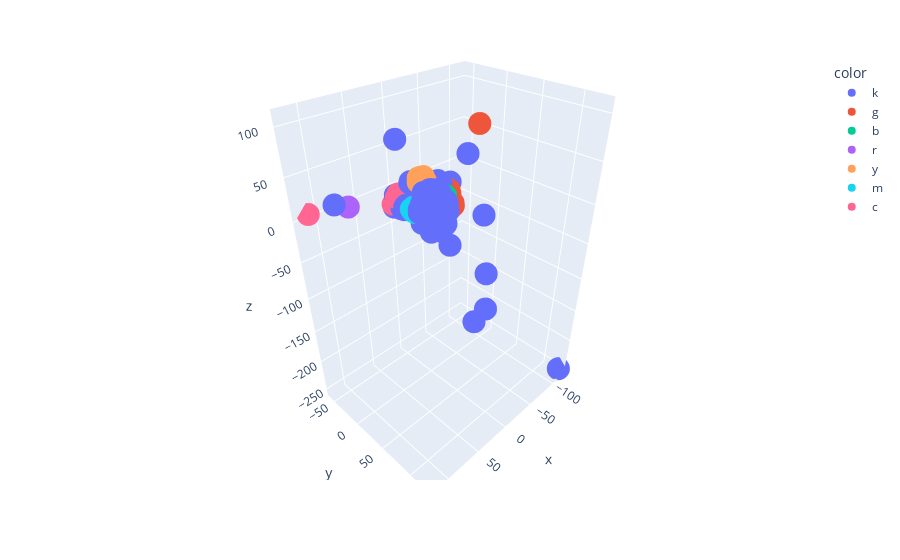

Notebook code cell kept with this figure:
### Code cell
# plot using tsne 
X_embedded  = TSNE(n_components=3, perplexity=10,random_state=24).fit_transform( X )
colors = np.array([x for x in 'bgrcmykbgrcmykbgrcmykbgrcmyk'])
fig = px.scatter_3d(x=X_embedded [:,0],y=X_embedded [:,1],z=X_embedded [:,2],color=colors[optics_clustering.labels_])
fig.show()

### Figure 1 — Plotly figure (JSON) as saved in the notebook; plotly's stock layout.template omitted (floating-point values rounded to 4 significant figures; data arrays with more than 128 entries replaced by an {"elided": "..."} marker saying what was removed)
{"data": [{"hovertemplate": "color=k<br>x=%{x}<br>y=%{y}<br>z=%{z}<extra></extra>", "legendgroup": "k", "marker": {"color": "#636efa", "symbol": "circle"}, "mode": "markers", "name": "k", "scene": "scene", "showlegend": true, "type": "scatter3d", "x": {"elided": "310 float values"}, "y": {"elided": "310 float values"}, "z": {"elided": "310 float values"}}, {"hovertemplate": "color=g<br>x=%{x}<br>y=%{y}<br>z=%{z}<extra></extra>", "legendgroup": "g", "marker": {"color": "#EF553B", "symbol": "circle"}, "mode": "markers", "name": "g", "scene": "scene", "showlegend": true, "type": "scatter3d", "x": [-19.48, -28.93, -22.02, -20.11, -23.49, -24.68, -24.26, -20.09, -16.78, -24.24, -23.21, -17.82, -25.1, -21.78, -21.88, -23.6, -2.221, -24.13, -16.63, -23.16, -21.89, -21.65, -27.26, -18.17, -22.74, -17.73, -21.71, -15.22, -16.53, -25.12, -14.25, -23.4, -14.43, -22.33], "y": [14.27, 11.62, 14.9, 6.114, 14.16, 11.8, 10.03, 20.72, 12.87, 11.84, 8.025, 15.2, 8.692, 11.47, 18.8, 10.02, 70.9, 8.067, 19.54, 12.48, 11.26, 14.59, 6.71, 6.991, 8.238, 18.99, 16.57, 14.13, 6.779, 10.47, 7.293, 12.11, 13.05, 7.97], "z": [4.158, -6.612, -5.201, 5.529, -2.651, -1.357, 10.56, -2.83, 5.041, -6.008, -5.955, -3.265, -3.09, -2.08, -4.523, 0.7808, 105.2, 8.126, -5.789, 3.103, 10.86, 1.435, -4.912, 7.289, 3.703, -2.434, -2.707, 7.165, 13.66, 4.012, 9.696, 7.224, 10.43, 10.3]}, {"hovertemplate": "color=b<br>x=%{x}<br>y=%{y}<br>z=%{z}<extra></extra>", "legendgroup": "b", "marker": {"color": "#00cc96", "symbol": "circle"}, "mode": "markers", "name": "b", "scene": "scene", "showlegend": true, "type": "scatter3d", "x": [-9.102, -7.387, -6.156, -7.536, -13.29, -6.914, -8.336, -12.32], "y": [8.528, 12.2, 11.05, 7.078, 15.48, 9.677, 12.32, 13.58], "z": [9.219, 6.325, 8.743, 11.81, 9.469, 11.47, 9.724, 7.954]}, {"hovertemplate": "color=r<br>x=%{x}<br>y=%{y}<br>z=%{z}<extra></extra>", "legendgroup": "r", "marker": {"color": "#ab63fa", "symbol": "circle"}, "mode": "markers", "name": "r", "scene": "scene", "showlegend": true, "type": "scatter3d", "x": [-22.15, -20.88, -30.42, -22.21, -21.59, -31.24, -25.89, -26.18, -23.07, -28.31, -25.5, -23.46, -29.09, -27.39, -23.71, -27.5, 81.71, -19.67, -24.61, -30.1], "y": [-8.684, -9.009, 4.007, -5.688, -8.036, 1.666, -3.662, -0.9241, -7.034, -1.93, -2.602, -5.642, 1.697, 2.519, -8.282, -0.5214, -29.46, -9.778, -5.92, 1.887], "z": [-14.84, -9.854, -13.81, -12.49, -4.592, -14.28, -8.848, -10.32, -7.183, -8.906, -14.07, -5.073, -15.57, -8.649, -11.8, -6.521, 14.5, -5.428, -12.76, -8.295]}, {"hovertemplate": "color=y<br>x=%{x}<br>y=%{y}<br>z=%{z}<extra></extra>", "legendgroup": "y", "marker": {"color": "#FFA15A", "symbol": "circle"}, "mode": "markers", "name": "y", "scene": "scene", "showlegend": true, "type": "scatter3d", "x": [2.516, 0.01693, -3.143, 0.7297, -3.064, 1.712, -4.404, 1.473, -0.8748, -0.3129, -1.118, 1.583, 2.401, -4.487, -3.81], "y": [-9.424, -5.77, -5.325, -11.89, -5.94, -11.22, -7.685, -6.57, -7.214, -7.567, -10.83, -6.201, -10.2, -9.833, -11.26], "z": [24.08, 20.08, 23.52, 23.8, 20.5, 21.38, 22.78, 28.89, 26.4, 23.46, 26.4, 25.82, 26.96, 26.44, 24.42]}, {"hovertemplate": "color=m<br>x=%{x}<br>y=%{y}<br>z=%{z}<extra></extra>", "legendgroup": "m", "marker": {"color": "#19d3f3", "symbol": "circle"}, "mode": "markers", "name": "m", "scene": "scene", "showlegend": true, "type": "scatter3d", "x": [16.02, 16.77, 17.71, 13.7, 18.63, 14.95, 15.55, 19.02, 11.02, 18.04], "y": [2.036, -5.821, -1.447, -6.78, 0.09214, -2.58, -4.301, -4.46, -6.903, -2.951], "z": [-3.683, -3.16, -1.932, -4.288, -4.508, -2.984, -0.7462, -2.186, -4.363, -4.765]}, {"hovertemplate": "color=c<br>x=%{x}<br>y=%{y}<br>z=%{z}<extra></extra>", "legendgroup": "c", "marker": {"color": "#FF6692", "symbol": "circle"}, "mode": "markers", "name": "c", "scene": "scene", "showlegend": true, "type": "scatter3d", "x": [6.428, 26.94, 17.21, 22.58, 111.8, 9.421, 12.62, 15.09, 23.02, 18.38, 24.57, 15.71, 20.07, 18.98, 14.26, 18.55], "y": [-21.88, -25.51, -24.69, -26.08, -58.84, -26.91, -26.68, -24.35, -23.91, -26.55, -25.81, -27.27, -24.06, -26.67, -23.83, -24.03], "z": [7.539, -1.243, 1.653, 4.135, 6.167, 5.902, 6.338, 6.261, 6.185, 7.662, 0.6392, 6.438, 9.369, 4.691, 1.618, 6.383]}], "layout": {"legend": {"title": {"text": "color"}, "tracegroupgap": 0}, "margin": {"t": 60}, "scene": {"domain": {"x": [0, 1], "y": [0, 1]}, "xaxis": {"title": {"text": "x"}}, "yaxis": {"title": {"text": "y"}}, "zaxis": {"title": {"text": "z"}}}}}
